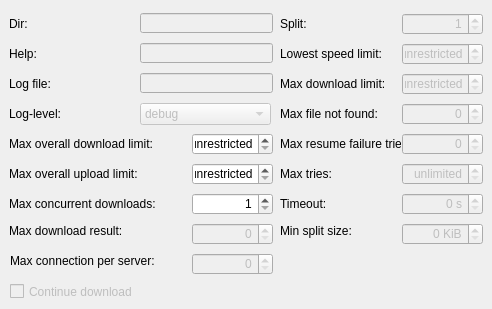
     <widget class="QWidget" name="tab">
      <attribute name="title">
       <string>Basic</string>
      </attribute>
      <widget class="QLabel" name="label_2">
       <property name="geometry">
        <rect>
         <x>9</x>
         <y>43</y>
         <width>131</width>
         <height>22</height>
        </rect>
       </property>
       <property name="text">
        <string>Help:</string>
       </property>
       <property name="buddy">
        <cstring>lineEdit_Help</cstring>
       </property>
      </widget>
      <widget class="QLineEdit" name="lineEdit_Help">
       <property name="enabled">
        <bool>false</bool>
       </property>
       <property name="geometry">
        <rect>
         <x>140</x>
         <y>43</y>
         <width>133</width>
         <height>20</height>
        </rect>
       </property>
      </widget>
      <widget class="QLabel" name="label_8">
       <property name="geometry">
        <rect>
         <x>280</x>
         <y>43</y>
         <width>121</width>
         <height>22</height>
        </rect>
       </property>
       <property name="text">
        <string>Lowest speed limit:</string>
       </property>
       <property name="buddy">
        <cstring>spinBox_LowestSpeedLimit</cstring>
       </property>
      </widget>
      <widget class="QSpinBox" name="spinBox_LowestSpeedLimit">
       <property name="enabled">
        <bool>false</bool>
       </property>
       <property name="geometry">
        <rect>
         <x>402</x>
         <y>43</y>
         <width>81</width>
         <height>22</height>
        </rect>
       </property>
       <property name="alignment">
        <set>Qt::AlignRight|Qt::AlignTrailing|Qt::AlignVCenter</set>
       </property>
       <property name="specialValueText">
        <string>unrestricted</string>
       </property>
       <property name="suffix">
        <string notr="true"> KiB/s</string>
       </property>
      </widget>
      <widget class="QLabel" name="label_3">
       <property name="geometry">
        <rect>
         <x>9</x>
         <y>103</y>
         <width>131</width>
         <height>22</height>
        </rect>
       </property>
       <property name="text">
        <string>Log-level:</string>
       </property>
       <property name="buddy">
        <cstring>comboBox_LogLevel</cstring>
       </property>
      </widget>
      <widget class="QLabel" name="label_9">
       <property name="geometry">
        <rect>
         <x>280</x>
         <y>73</y>
         <width>121</width>
         <height>22</height>
        </rect>
       </property>
       <property name="text">
        <string>Max download limit:</string>
       </property>
       <property name="buddy">
        <cstring>spinBox_MaxDownloadLimit</cstring>
       </property>
      </widget>
      <widget class="QSpinBox" name="spinBox_MaxDownloadLimit">
       <property name="enabled">
        <bool>false</bool>
       </property>
       <property name="geometry">
        <rect>
         <x>402</x>
         <y>73</y>
         <width>81</width>
         <height>22</height>
        </rect>
       </property>
       <property name="alignment">
        <set>Qt::AlignRight|Qt::AlignTrailing|Qt::AlignVCenter</set>
       </property>
       <property name="specialValueText">
        <string>unrestricted</string>
       </property>
       <property name="suffix">
        <string notr="true"> KiB/s</string>
       </property>
      </widget>
      <widget class="QLabel" name="label_4">
       <property name="geometry">
        <rect>
         <x>9</x>
         <y>133</y>
         <width>181</width>
         <height>22</height>
        </rect>
       </property>
       <property name="text">
        <string>Max overall download limit:</string>
       </property>
       <property name="buddy">
        <cstring>spinBox_MaxOverallDownloadLimit</cstring>
       </property>
      </widget>
      <widget class="QSpinBox" name="spinBox_MaxOverallDownloadLimit">
       <property name="geometry">
        <rect>
         <x>192</x>
         <y>133</y>
         <width>81</width>
         <height>22</height>
        </rect>
       </property>
       <property name="alignment">
        <set>Qt::AlignRight|Qt::AlignTrailing|Qt::AlignVCenter</set>
       </property>
       <property name="specialValueText">
        <string>unrestricted</string>
       </property>
       <property name="suffix">
        <string notr="true"> KiB/s</string>
       </property>
       <property name="maximum">
        <number>65535</number>
       </property>
      </widget>
      <widget class="QLabel" name="label_10">
       <property name="geometry">
        <rect>
         <x>280</x>
         <y>103</y>
         <width>121</width>
         <height>22</height>
        </rect>
       </property>
       <property name="text">
        <string>Max file not found:</string>
       </property>
       <property name="buddy">
        <cstring>spinBox_MaxFileNotFound</cstring>
       </property>
      </widget>
      <widget class="QSpinBox" name="spinBox_MaxFileNotFound">
       <property name="enabled">
        <bool>false</bool>
       </property>
       <property name="geometry">
        <rect>
         <x>402</x>
         <y>103</y>
         <width>81</width>
         <height>22</height>
        </rect>
       </property>
       <property name="alignment">
        <set>Qt::AlignRight|Qt::AlignTrailing|Qt::AlignVCenter</set>
       </property>
      </widget>
      <widget class="QLabel" name="label_5">
       <property name="geometry">
        <rect>
         <x>9</x>
         <y>163</y>
         <width>181</width>
         <height>22</height>
        </rect>
       </property>
       <property name="text">
        <string>Max overall upload limit:</string>
       </property>
       <property name="buddy">
        <cstring>spinBox_MaxOverallUploadLimit</cstring>
       </property>
      </widget>
      <widget class="QSpinBox" name="spinBox_MaxOverallUploadLimit">
       <property name="geometry">
        <rect>
         <x>192</x>
         <y>163</y>
         <width>81</width>
         <height>22</height>
        </rect>
       </property>
       <property name="alignment">
        <set>Qt::AlignRight|Qt::AlignTrailing|Qt::AlignVCenter</set>
       </property>
       <property name="specialValueText">
        <string>unrestricted</string>
       </property>
       <property name="suffix">
        <string notr="true"> KiB/s</string>
       </property>
       <property name="maximum">
        <number>65535</number>
       </property>
      </widget>
      <widget class="QLabel" name="label_11">
       <property name="geometry">
        <rect>
         <x>280</x>
         <y>133</y>
         <width>121</width>
         <height>22</height>
        </rect>
       </property>
       <property name="text">
        <string>Max resume failure tries:</string>
       </property>
       <property name="buddy">
        <cstring>spinBox_MaxResumeFailureTries</cstring>
       </property>
      </widget>
      <widget class="QSpinBox" name="spinBox_MaxResumeFailureTries">
       <property name="enabled">
        <bool>false</bool>
       </property>
       <property name="geometry">
        <rect>
         <x>402</x>
         <y>133</y>
         <width>81</width>
         <height>22</height>
        </rect>
       </property>
       <property name="alignment">
        <set>Qt::AlignRight|Qt::AlignTrailing|Qt::AlignVCenter</set>
       </property>
      </widget>
      <widget class="QLabel" name="label_6">
       <property name="geometry">
        <rect>
         <x>9</x>
         <y>193</y>
         <width>181</width>
         <height>22</height>
        </rect>
       </property>
       <property name="text">
        <string>Max concurrent downloads:</string>
       </property>
       <property name="buddy">
        <cstring>spinBox_MaxConcurrentDownloads</cstring>
       </property>
      </widget>
      <widget class="QSpinBox" name="spinBox_MaxConcurrentDownloads">
       <property name="geometry">
        <rect>
         <x>192</x>
         <y>193</y>
         <width>81</width>
         <height>22</height>
        </rect>
       </property>
       <property name="alignment">
        <set>Qt::AlignRight|Qt::AlignTrailing|Qt::AlignVCenter</set>
       </property>
       <property name="suffix">
        <string/>
       </property>
       <property name="minimum">
        <number>1</number>
       </property>
       <property name="maximum">
        <number>256</number>
       </property>
       <property name="value">
        <number>1</number>
       </property>
      </widget>
      <widget class="QLabel" name="label_12">
       <property name="geometry">
        <rect>
         <x>280</x>
         <y>163</y>
         <width>121</width>
         <height>22</height>
        </rect>
       </property>
       <property name="text">
        <string>Max tries:</string>
       </property>
       <property name="buddy">
        <cstring>spinBox_MaxTries</cstring>
       </property>
      </widget>
      <widget class="QCheckBox" name="checkBox_ContinueDownload">
       <property name="enabled">
        <bool>false</bool>
       </property>
       <property name="geometry">
        <rect>
         <x>10</x>
         <y>283</y>
         <width>181</width>
         <height>17</height>
        </rect>
       </property>
       <property name="text">
        <string>Continue download</string>
       </property>
      </widget>
      <widget class="QLabel" name="label_13">
       <property name="geometry">
        <rect>
         <x>280</x>
         <y>193</y>
         <width>121</width>
         <height>22</height>
        </rect>
       </property>
       <property name="text">
        <string>Timeout:</string>
       </property>
       <property name="buddy">
        <cstring>spinBox_Timeout</cstring>
       </property>
      </widget>
      <widget class="QSpinBox" name="spinBox_MaxTries">
       <property name="enabled">
        <bool>false</bool>
       </property>
       <property name="geometry">
        <rect>
         <x>402</x>
         <y>163</y>
         <width>81</width>
         <height>22</height>
        </rect>
       </property>
       <property name="alignment">
        <set>Qt::AlignRight|Qt::AlignTrailing|Qt::AlignVCenter</set>
       </property>
       <property name="specialValueText">
        <string>unlimited</string>
       </property>
      </widget>
      <widget class="QSpinBox" name="spinBox_Timeout">
       <property name="enabled">
        <bool>false</bool>
       </property>
       <property name="geometry">
        <rect>
         <x>402</x>
         <y>193</y>
         <width>81</width>
         <height>22</height>
        </rect>
       </property>
       <property name="alignment">
        <set>Qt::AlignRight|Qt::AlignTrailing|Qt::AlignVCenter</set>
       </property>
       <property name="suffix">
        <string notr="true"> s</string>
       </property>
      </widget>
      <widget class="QSpinBox" name="spinBox_Split">
       <property name="enabled">
        <bool>false</bool>
       </property>
       <property name="geometry">
        <rect>
         <x>402</x>
         <y>13</y>
         <width>81</width>
         <height>22</height>
        </rect>
       </property>
       <property name="alignment">
        <set>Qt::AlignRight|Qt::AlignTrailing|Qt::AlignVCenter</set>
       </property>
       <property name="minimum">
        <number>1</number>
       </property>
       <property name="maximum">
        <number>256</number>
       </property>
      </widget>
      <widget class="QLabel" name="label_7">
       <property name="geometry">
        <rect>
         <x>280</x>
         <y>13</y>
         <width>121</width>
         <height>22</height>
        </rect>
       </property>
       <property name="text">
        <string>Split:</string>
       </property>
       <property name="buddy">
        <cstring>spinBox_Split</cstring>
       </property>
      </widget>
      <widget class="QLineEdit" name="lineEdit_Dir">
       <property name="enabled">
        <bool>false</bool>
       </property>
       <property name="geometry">
        <rect>
         <x>140</x>
         <y>13</y>
         <width>133</width>
         <height>20</height>
        </rect>
       </property>
      </widget>
      <widget class="QLabel" name="label">
       <property name="geometry">
        <rect>
         <x>9</x>
         <y>13</y>
         <width>131</width>
         <height>22</height>
        </rect>
       </property>
       <property name="text">
        <string>Dir:</string>
       </property>
       <property name="buddy">
        <cstring>lineEdit_Dir</cstring>
       </property>
      </widget>
      <widget class="QLabel" name="label_45">
       <property name="geometry">
        <rect>
         <x>10</x>
         <y>253</y>
         <width>181</width>
         <height>16</height>
        </rect>
       </property>
       <property name="text">
        <string>Max connection per server:</string>
       </property>
       <property name="buddy">
        <cstring>spinBox_MaxConnectionPerServer</cstring>
       </property>
      </widget>
      <widget class="QSpinBox" name="spinBox_MaxConnectionPerServer">
       <property name="enabled">
        <bool>false</bool>
       </property>
       <property name="geometry">
        <rect>
         <x>192</x>
         <y>253</y>
         <width>81</width>
         <height>22</height>
        </rect>
       </property>
       <property name="alignment">
        <set>Qt::AlignRight|Qt::AlignTrailing|Qt::AlignVCenter</set>
       </property>
       <property name="suffix">
        <string/>
       </property>
       <property name="maximum">
        <number>65535</number>
       </property>
      </widget>
      <widget class="QLabel" name="label_46">
       <property name="geometry">
        <rect>
         <x>9</x>
         <y>223</y>
         <width>181</width>
         <height>16</height>
        </rect>
       </property>
       <property name="text">
        <string>Max download result:</string>
       </property>
       <property name="buddy">
        <cstring>spinBox_MaxDownloadResult</cstring>
       </property>
      </widget>
      <widget class="QSpinBox" name="spinBox_MaxDownloadResult">
       <property name="enabled">
        <bool>false</bool>
       </property>
       <property name="geometry">
        <rect>
         <x>192</x>
         <y>223</y>
         <width>81</width>
         <height>22</height>
        </rect>
       </property>
       <property name="alignment">
        <set>Qt::AlignRight|Qt::AlignTrailing|Qt::AlignVCenter</set>
       </property>
       <property name="suffix">
        <string/>
       </property>
       <property name="maximum">
        <number>65535</number>
       </property>
      </widget>
      <widget class="QLabel" name="label_47">
       <property name="geometry">
        <rect>
         <x>280</x>
         <y>223</y>
         <width>121</width>
         <height>16</height>
        </rect>
       </property>
       <property name="text">
        <string>Min split size:</string>
       </property>
       <property name="buddy">
        <cstring>spinBox_MinSplitSize</cstring>
       </property>
      </widget>
      <widget class="QSpinBox" name="spinBox_MinSplitSize">
       <property name="enabled">
        <bool>false</bool>
       </property>
       <property name="geometry">
        <rect>
         <x>402</x>
         <y>223</y>
         <width>81</width>
         <height>22</height>
        </rect>
       </property>
       <property name="alignment">
        <set>Qt::AlignRight|Qt::AlignTrailing|Qt::AlignVCenter</set>
       </property>
       <property name="suffix">
        <string notr="true"> KiB</string>
       </property>
       <property name="minimum">
        <number>0</number>
       </property>
       <property name="maximum">
        <number>65535</number>
       </property>
       <property name="value">
        <number>0</number>
       </property>
      </widget>
      <widget class="QComboBox" name="comboBox_LogLevel">
       <property name="enabled">
        <bool>false</bool>
       </property>
       <property name="geometry">
        <rect>
         <x>140</x>
         <y>103</y>
         <width>131</width>
         <height>22</height>
        </rect>
       </property>
       <property name="editable">
        <bool>false</bool>
       </property>
       <item>
        <property name="text">
         <string>debug</string>
        </property>
       </item>
       <item>
        <property name="text">
         <string>info</string>
        </property>
       </item>
       <item>
        <property name="text">
         <string>notice</string>
        </property>
       </item>
       <item>
        <property name="text">
         <string>warn</string>
        </property>
       </item>
       <item>
        <property name="text">
         <string>error</string>
        </property>
       </item>
      </widget>
      <widget class="QLabel" name="label_52">
       <property name="geometry">
        <rect>
         <x>9</x>
         <y>73</y>
         <width>131</width>
         <height>22</height>
        </rect>
       </property>
       <property name="text">
        <string>Log file:</string>
       </property>
       <property name="buddy">
        <cstring>lineEdit_Help</cstring>
       </property>
      </widget>
      <widget class="QLineEdit" name="lineEdit_LogFile">
       <property name="enabled">
        <bool>false</bool>
       </property>
       <property name="geometry">
        <rect>
         <x>140</x>
         <y>73</y>
         <width>133</width>
         <height>20</height>
        </rect>
       </property>
      </widget>
     </widget>
